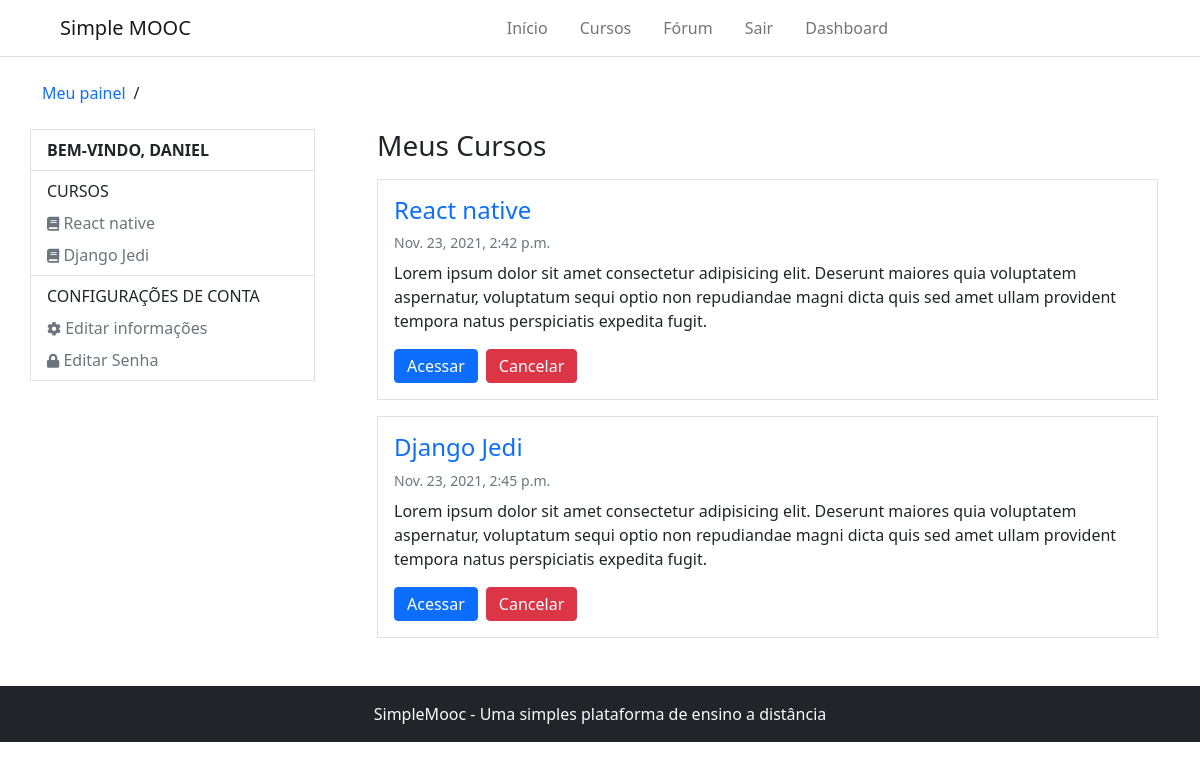
The page /accounts/dashboard/ (signed in) on the database its author committed.
### Accounts/models.py (models this page shows, shortened)
class User(AbstractBaseUser, PermissionsMixin):
    username = models.CharField(max_length=50, verbose_name='Nome de usuário', unique=True,
        validators=[validators.RegexValidator(re.compile('^[\w.@+-]+$'),
        'O nome de usuário só pode conter letras números, ou os seguintes caracteres: @/./+/-/_',
        'invalid')]
    )
    email = models.EmailField(unique=True, verbose_name='E-mail')
    full_name = models.CharField(max_length=100, blank=True, verbose_name='Nome completo')
    is_active = models.BooleanField(blank=True, default=True, verbose_name='Está ativo?')
    is_staff = models.BooleanField(blank=True, default=False, verbose_name='Pertence a equipe?')
    date_joined = models.DateTimeField(auto_now_add=True, verbose_name='Data de entrada')
    objects = UserManager()
    USERNAME_FIELD = 'username'
    REQUIRED_FIELDS = ['email', 'full_name']
    def __str__(self):
        return self.username
    class Meta:
        verbose_name = 'Usuário'
        verbose_name_plural = 'Usuários'

### Courses/models.py (models this page shows, shortened)
class subscribe(models.Model):
    STATUS_CHOICES = (
        (0, 'Análise'),
        (1, 'Aprovado'),
        (2, 'Cancelado'),
    )
    user = models.ForeignKey(settings.AUTH_USER_MODEL, on_delete=models.CASCADE, verbose_name='Usuário')
    course = models.ForeignKey(Course, on_delete=models.CASCADE, verbose_name='Curso')
    status = models.IntegerField(choices=STATUS_CHOICES, default=0, blank=True, verbose_name='Situação')
    created_at = models.DateTimeField(auto_now_add=True, verbose_name='Criado em')
    update_at = models.DateTimeField(auto_now=True, verbose_name='Atualizado em')
    class Meta:
        verbose_name = 'Inscrição'
        verbose_name_plural = 'Inscrições'
        unique_together = (('user', 'course'),)

class Course(models.Model):
    name_course = models.CharField(max_length=50, verbose_name='Nome do curso')
    slug_course = models.SlugField(verbose_name='Atalho', blank=True)
    description_course = models.CharField(max_length=255, verbose_name='Descrição do curso')
    about_course = models.TextField(verbose_name='Sobre o curso')
    image_course = models.ImageField(upload_to='course_img/%Y/%m/%d', verbose_name='Imagem', null=True, blank=True)
    created_at = models.DateTimeField(auto_now_add= True, verbose_name='Data de criação')
    update_at = models.DateTimeField(auto_now=True, verbose_name='Data de atualização')
    objects = CourseManager()
    def __str__(self):
        return self.name_course
    def course_adverts_url(self):
        return reverse('course-adverts', args=[self.slug_course])
    class Meta:
        verbose_name = 'curso'
        verbose_name_plural = 'cursos'

### Accounts/views.py (the view)
# urls.py: path('dashboard/', views.dashboard,  name='dashboard'),
@login_required
def dashboard(request):
    registrations = subscribe.objects.order_by('-id').filter(user=request.user)
    return render(request, 'registration/dashboard.html', {'registrations': registrations})

### Courses/templatetags/courses_tags.py (called while the page is built)
@register.simple_tag
def load_user_courses(user):
    registrations = subscribe.objects.order_by('-id').filter(user=user)
    return registrations

@register.inclusion_tag('partials/_my_courses.html')
def user_courses(user):
    registrations = subscribe.objects.order_by('-id').filter(user=user)
    return {'registrations': registrations}

### Accounts/templates/registration/dashboard.html (shortened to what this page needs)
{% extends 'base.html' %}
{% load courses_tags %}
{% block 'content' %}
    {% include 'partials/_header.html' %}
    <div class="container">
        <ul class="d-flex align-items-center my-4 p-0 gap-2" style="list-style: none;">
            {% block 'breadcrumbs' %}
                <li><a href="{% url 'dashboard' %}" class="text-decoration-none">Meu painel</a></li>
                <li>/</li>
            {% endblock %}
        </ul>
        <div class="row mb-5">
            <div class="col-3 p-0 d-block border border-1" style="margin-right: 50px; height: max-content;">
                {% block 'dashboard-aside' %}
                    <p class="text-uppercase fw-bold px-3 py-2 m-0 border-bottom">bem-vindo, {{ user.username }}</p>
                    <ul class="nav flex-column border-bottom px-3 py-2">
                        <p class="mb-0 text-uppercase">Cursos</p>
                        {% user_courses user %}
                    </ul>
                    <ul class="nav flex-column px-3 py-2">
                        <p class="mb-0 text-uppercase">Configurações de conta</p>
                        <li class="nav-item">
                            <a class="nav-link px-0 link-secondary pb-0" href="{% url 'edit_account' %}">
                                <i class="fas fa-cog" style="font-size: 14px"></i> Editar informações
                            </a>
                        </li>
                        <li class="nav-item">
                            <a class="nav-link px-0 link-secondary pb-0" href="{% url 'edit_password' %}">
                                <i class="fas fa-lock" style="font-size: 14px"></i> Editar Senha
                            </a>
                        </li>
                    </ul>
                {% endblock %}
            </div>
            <div class="col">
                {% block 'dashboard-main' %}
                    <h1 class="fs-3 mb-3">Meus Cursos</h1>
                    <div class="d-flex flex-column gap-3">
                        {% load_user_courses user as registrations %}
                        {% for subscribe in registrations %}
                            <div class="border border-1 p-3">
                                <h2 class="fs-4"><a href="{{ subscribe.course.course_adverts_url }}" class="text-decoration-none">{{ subscribe.course }}</a></h2>
                                <small class="text-muted d-block mb-2">{{ subscribe.course.created_at }}</small>
                                <p>Lorem ipsum dolor sit amet consectetur adipisicing elit. Deserunt maiores quia voluptatem aspernatur, voluptatum sequi optio non repudiandae magni dicta quis sed amet ullam provident tempora natus perspiciatis expedita fugit.</p>
                                <div class="d-flex gap-2">
                                    <a href="{{ subscribe.course.course_adverts_url }}">
                                        <button class="btn btn-primary py-1">
                                            Acessar
                                        </button>
                                    </a>
                                    <a href="{% url 'unsubscribe-course' subscribe.course.slug_course %}">
                                        <button class="btn btn-danger py-1">
                                            Cancelar
                                        </button>
                                    </a>
                                </div>
                            </div>
                        {% endfor %}
                    </div>
                {% endblock %}
            </div>
        </div>
    </div>
    {% include 'partials/_footer.html' %}
{% endblock %}

### templates/partials/_my_courses.html
{% for subscribe in registrations %}
    <li class="nav-item">
        <a class="nav-link px-0 link-secondary pb-0" aria-current="page" href="{{ subscribe.course.course_user_url }}">
            <i class="fas fa-book" style="font-size: 14px"></i> {{ subscribe.course }}
        </a>
    </li>
{% empty %}
    <p class="text-muted">Você não está escrito em nenhum curso</p>
{% endfor %}

### rows shown on the page
User: username "DANIEL"
subscribe: course "React native", course.created_at "Nov. 23, 2021, 2:42 p.m."
subscribe: course "Django Jedi", course.created_at "Nov. 23, 2021, 2:45 p.m."
